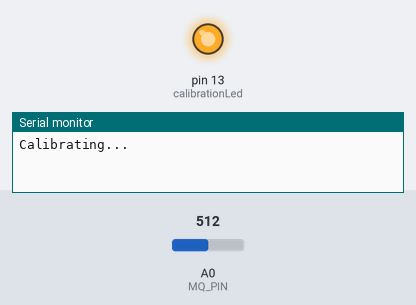
The sketch below on a simulated Arduino Uno, built with avr-gcc and run on an emulated ATmega328P. Parts: output pins drawn as LEDs (lit = HIGH), the last lines printed to the serial monitor. Inputs (shaded band) come from the test bench; at power-on: A0 (MQ_PIN) = 512.

Above: at 0.1 s.
At 25.1 s:
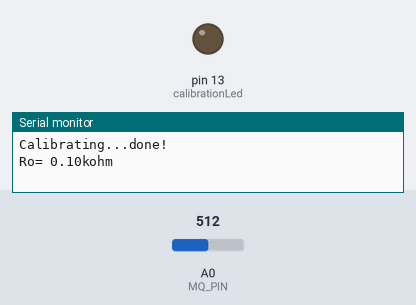
Timing chart, 0 to 26.6 s (numbered marks = the images above):
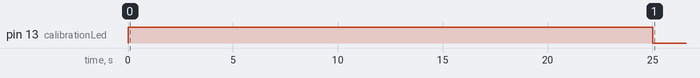

The sketch:

Calibrar_ppm.ino
```cpp
/**********************************************************************************************************
  Author : Andy @ MYBOTIC www.mybotic.com.my ==>  Modified by Jhimmy Astoraque https://www.youtube.com/c/jadsatv
  Date:5/7/2016 -- 24/04/2019
  Project: How to detect the concentration of gas by using MQ2 sensor
**********************************************************************************************************/


/************************Hardware Related Macros************************************/
const int calibrationLed = 13;                      //when the calibration start , LED pin 13 will light up , off when finish calibrating
const int MQ_PIN = A0;                                //define which analog input channel you are going to use
int RL_VALUE = 1;                                     //define the load resistance on the board, in kilo ohms
float RO_CLEAN_AIR_FACTOR =9.86;                     //RO_CLEAR_AIR_FACTOR=(Sensor resistance in clean air)/RO,
                                                    //which is derived from the chart in datasheet

/***********************Software Related Macros************************************/
int CALIBARAION_SAMPLE_TIMES=50;                    //define how many samples you are going to take in the calibration phase
int CALIBRATION_SAMPLE_INTERVAL=500;                //define the time interal(in milisecond) between each samples in the
                                                    //cablibration phase
int READ_SAMPLE_INTERVAL=50;                        //define how many samples you are going to take in normal operation
int READ_SAMPLE_TIMES=5;                            //define the time interal(in milisecond) between each samples in
                                                    //normal operation

/**********************Application Related Macros**********************************/
#define         GAS_Benceno         0
#define         GAS_Amoniaco        1
#define         GAS_Humo           2

/*****************************Globals***********************************************/
float           BencenoCurve[3]  =  {2.3,0.21,-0.47};   //two points are taken from the curve.
                                                    //with these two points, a line is formed which is "approximately equivalent"
                                                    //to the original curve.
                                                    //data format:{ x, y, slope}; point1: (lg200, 0.21), point2: (lg10000, -0.59)
float           AmoniacoCurve[3]  =  {2.3,0.72,-0.34};    //two points are taken from the curve.
                                                    //with these two points, a line is formed which is "approximately equivalent"
                                                    //to the original curve.
                                                    //data format:{ x, y, slope}; point1: (lg200, 0.72), point2: (lg10000,  0.15)
float           HumoCurve[3] ={2.3,0.53,-0.44};    //two points are taken from the curve.
                                                    //with these two points, a line is formed which is "approximately equivalent"
                                                    //to the original curve.
                                                    //data format:{ x, y, slope}; point1: (lg200, 0.53), point2: (lg10000,  -0.22)
float           Ro           =  10;                 //Ro is initialized to 10 kilo ohms


void setup()
{

  Serial.begin(115200);
  pinMode(calibrationLed,OUTPUT);
  digitalWrite(calibrationLed,HIGH);
  Serial.print("Calibrating...");


  Ro = MQCalibration(MQ_PIN);                         //Calibrating the sensor. Please make sure the sensor is in clean air
  digitalWrite(calibrationLed,LOW);

  Serial.println("done!");
  Serial.print("Ro= ");
  Serial.print(Ro);
  Serial.println("kohm\n");
  delay(2000);
}

void loop()
{
  long iPPM_Benceno = 0;
  long iPPM_Amoniaco = 0;
  long iPPM_Humo = 0;

  iPPM_Benceno = MQGetGasPercentage(MQRead(MQ_PIN)/Ro,GAS_Benceno);
  iPPM_Amoniaco = MQGetGasPercentage(MQRead(MQ_PIN)/Ro,GAS_Amoniaco);
  iPPM_Humo = MQGetGasPercentage(MQRead(MQ_PIN)/Ro,GAS_Humo);


   Serial.println("**************************** CONCETRATION OF GASES ****************************");


   Serial.print("Benceno: ");
   Serial.print(iPPM_Benceno);
   Serial.println(" ppm");

   Serial.print("Amoniaco: ");
   Serial.print(iPPM_Amoniaco);
   Serial.println(" ppm");

   Serial.print("Humo: ");
   Serial.print(iPPM_Humo);
   Serial.println(" ppm");
   Serial.println("*******************************************************************************\n");
   Serial.println();

   delay(500);

}

/****************** MQResistanceCalculation ****************************************
Input:   raw_adc - raw value read from adc, which represents the voltage
Output:  the calculated sensor resistance
Remarks: The sensor and the load resistor forms a voltage divider. Given the voltage
         across the load resistor and its resistance, the resistance of the sensor
         could be derived.
************************************************************************************/
float MQResistanceCalculation(int raw_adc)
{
  return ( ((float)RL_VALUE*(1023-raw_adc)/raw_adc));
}

/***************************** MQCalibration ****************************************
Input:   mq_pin - analog channel
Output:  Ro of the sensor
Remarks: This function assumes that the sensor is in clean air. It use
         MQResistanceCalculation to calculates the sensor resistance in clean air
         and then divides it with RO_CLEAN_AIR_FACTOR. RO_CLEAN_AIR_FACTOR is about
         10, which differs slightly between different sensors.
************************************************************************************/
float MQCalibration(int mq_pin)
{
  int i;
  float val=0;

  for (i=0;i<CALIBARAION_SAMPLE_TIMES;i++) {            //take multiple samples
    val += MQResistanceCalculation(analogRead(mq_pin));
    delay(CALIBRATION_SAMPLE_INTERVAL);
  }
  val = val/CALIBARAION_SAMPLE_TIMES;                   //calculate the average value
  val = val/RO_CLEAN_AIR_FACTOR;                        //divided by RO_CLEAN_AIR_FACTOR yields the Ro
  return val;                                                      //according to the chart in the datasheet

}

/*****************************  MQRead *********************************************
Input:   mq_pin - analog channel
Output:  Rs of the sensor
Remarks: This function use MQResistanceCalculation to caculate the sensor resistenc (Rs).
         The Rs changes as the sensor is in the different consentration of the target
         gas. The sample times and the time interval between samples could be configured
         by changing the definition of the macros.
************************************************************************************/
float MQRead(int mq_pin)
{
  int i;
  float rs=0;

  for (i=0;i<READ_SAMPLE_TIMES;i++) {
    rs += MQResistanceCalculation(analogRead(mq_pin));
    delay(READ_SAMPLE_INTERVAL);
  }

  rs = rs/READ_SAMPLE_TIMES;

  return rs;
}

/*****************************  MQGetGasPercentage **********************************
Input:   rs_ro_ratio - Rs divided by Ro
         gas_id      - target gas type
Output:  ppm of the target gas
Remarks: This function passes different curves to the MQGetPercentage function which
         calculates the ppm (parts per million) of the target gas.
************************************************************************************/
long MQGetGasPercentage(float rs_ro_ratio, int gas_id)
{
  if ( gas_id == GAS_Benceno) {
     return MQGetPercentage(rs_ro_ratio,BencenoCurve);
  } else if ( gas_id == GAS_Amoniaco ) {
     return MQGetPercentage(rs_ro_ratio,AmoniacoCurve);
  } else if ( gas_id == GAS_Humo ) {
     return MQGetPercentage(rs_ro_ratio,HumoCurve);
  }

  return 0;
}

/*****************************  MQGetPercentage **********************************
Input:   rs_ro_ratio - Rs divided by Ro
         pcurve      - pointer to the curve of the target gas
Output:  ppm of the target gas
Remarks: By using the slope and a point of the line. The x(logarithmic value of ppm)
         of the line could be derived if y(rs_ro_ratio) is provided. As it is a
         logarithmic coordinate, power of 10 is used to convert the result to non-logarithmic
         value.
************************************************************************************/
long  MQGetPercentage(float rs_ro_ratio, float *pcurve)
{
  return (pow(10,( ((log(rs_ro_ratio)-pcurve[1])/pcurve[2]) + pcurve[0])));
}
```
